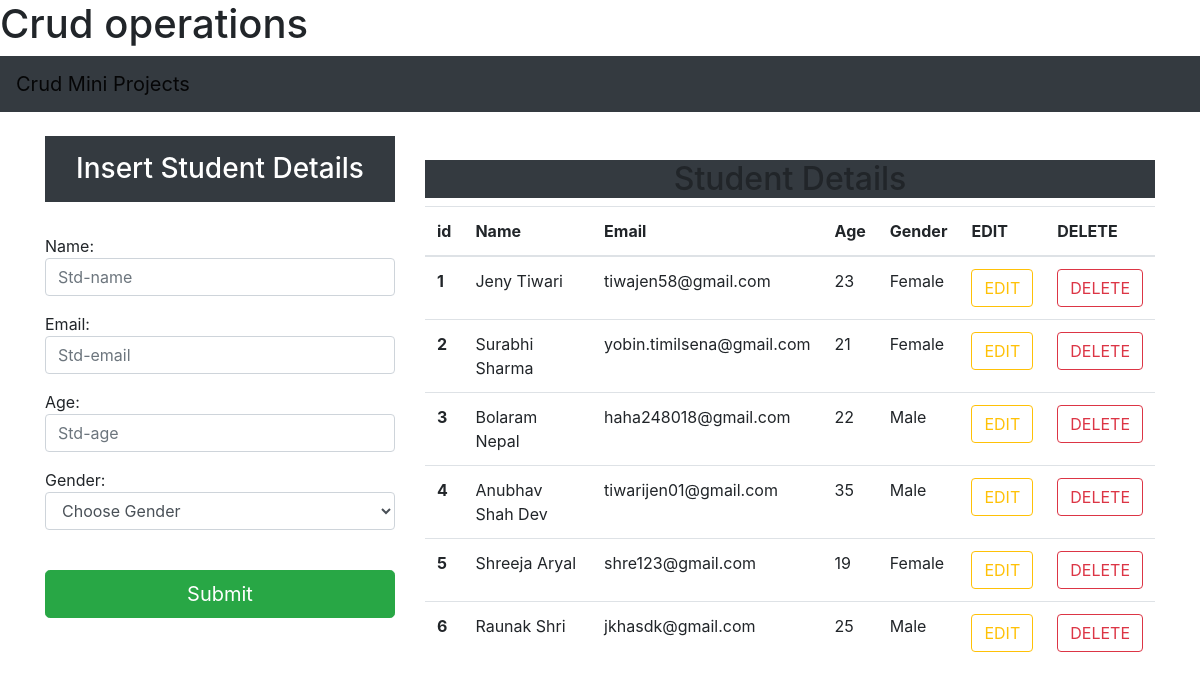
The page / on the database its author committed.
### app/models.py (models this page shows, shortened)
class Student(models.Model):
    id = models.AutoField(primary_key=True)  # Use AutoField for auto-incrementing IDs
    name = models.CharField(max_length= 25, blank= False)
    email = models.EmailField()
    age = models.IntegerField()
    gender = models.CharField(max_length=25)

### app/views.py (the view)
# urls.py: path("", views.index, name="index"),
def index(request):
    data = Student.objects.all()
    context = {"data": data}
    return render(request, "index.html", context)

### templates/index.html (shortened to what this page needs)
<!doctype html>
<html lang="en">
<head>
    <link rel="stylesheet" href="https://cdn.jsdelivr.net/npm/bootstrap@4.1.3/dist/css/bootstrap.min.css"
>
</head>
<body>
<h1>Crud operations </h1>
<nav class="navbar navbar-light bg-dark">
    <a class="navbar-brand" href="/">Crud Mini Projects</a>
</nav>
<div class="container mt-4">
    <div class="row">
        <div class="col-md-4 ">
            <h3 class="text-white bg-dark text-center p-3">Insert Student Details</h3>
            <br>
            <form action="/insert" method="post"> {% csrf_token %}
                <div class="form-group">
                    Name:<br><input type="text" placeholder="Std-name" name="name" required class="form-control">
                </div>
                <div class="form-group">
                    Email:<br><input type="email" placeholder="Std-email" name="email" required class="form-control">
                </div>
                <div class="form-group">
                    Age:<br> <input type="number" placeholder="Std-age" name="age" required class="form-control">
                </div>
                <div class="form-group">
                    Gender:<br>
                    <select id="gender" class="form-control" name="gender" required>
                        <option selected>Choose Gender</option>
                    </select>
                    <br>
                </div>
                <button type="submit" class="btn btn-success btn-lg btn-block">Submit</button>
            </form>
        </div>
        <br>
        <div class="col-md-8">
            <h2 class="text-center text white bg-dark mt-4"> Student Details </h2>
            <table class="table table-hover">
                <thead>
                <tr>
                    <th scope="col">id</th>
                    <th scope="col">Name</th>
                    <th scope="col">Email</th>
                    <th scope="col">Age</th>
                    <th scope="col">Gender</th>
                    <th scope="col">EDIT</th>
                    <th scope="col">DELETE</th>
                </tr>
                </thead>
                <tbody>
                {% for d in data %}
                <tr>
                    <th scope="row">{{d.id}}</th>
                    <td>{{d.name}}</td>
                    <td>{{d.email}}</td>
                    <td>{{d.age}}</td>
                    <td>{{d.gender}}</td>
                    <td><a type="button" href="/update/{{d.id}}" class="btn btn-outline-warning">EDIT</a></td>
                    <td><a type="button" href="/delete/{{d.id}}" class="btn btn-outline-danger">DELETE</a></td>
                </tr>
                {% endfor %}
                </tbody>
            </table>
        </div>
    </div>
</div>
</body>
</html>

### rows shown on the page
Student: id "1", name "Jeny Tiwari", email "tiwajen58@gmail.com", age "23", gender "Female"
Student: id "2", name "Surabhi Sharma", email "yobin.timilsena@gmail.com", age "21", gender "Female"
Student: id "3", name "Bolaram Nepal", email "haha248018@gmail.com", age "22", gender "Male"
Student: id "4", name "Anubhav Shah Dev", email "tiwarijen01@gmail.com", age "35", gender "Male"
Student: id "5", name "Shreeja Aryal", email "shre123@gmail.com", age "19", gender "Female"
Student: id "6", name "Raunak Shri", email "jkhasdk@gmail.com", age "25", gender "Male"
